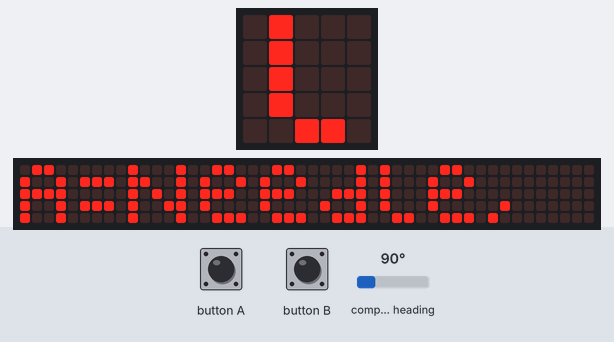
This program was run on a simulated BBC micro:bit running MicroPython. Shown: the board's 5×5 LED display, a strip that is not on the board, showing the scrolling text unrolled. Inputs (shaded band) come from the test bench; at power-on: compass heading 90°. The 48×5 strip is a reading aid, not a part: it shows the text the display is scrolling, unrolled, one strip-width of it at a time; the compass is already calibrated.

Above: at 5.0 s.
5.1 s: button A pressed for 0.15 s
At 5.6 s:
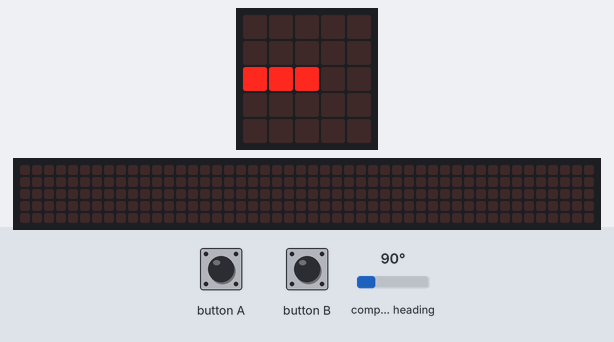
5.8 s: compass heading set to 7°
At 6.2 s:
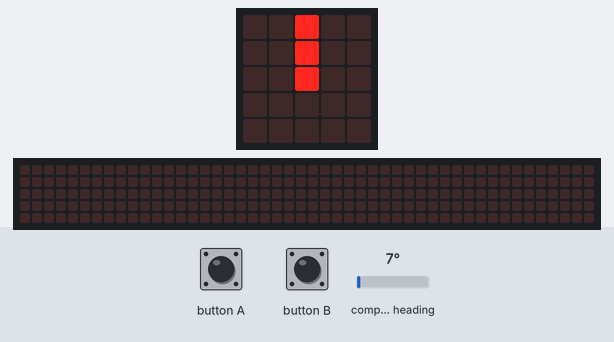
8.8 s: compass heading set to 180°
At 9.2 s:
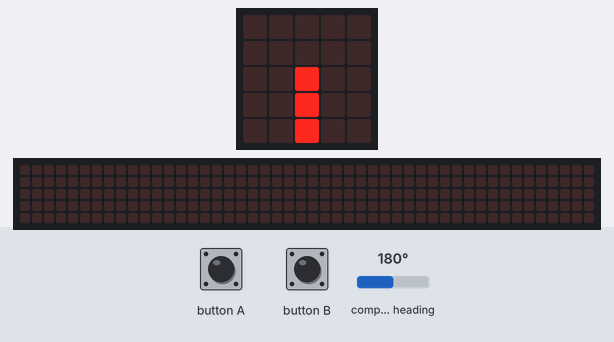
11.8 s: compass heading set to 269°
At 12.2 s:
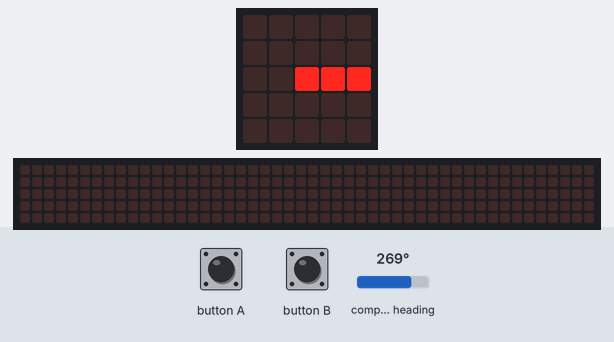
Timing chart, 0 to 14.8 s (numbered marks = the images above; inputs shaded):
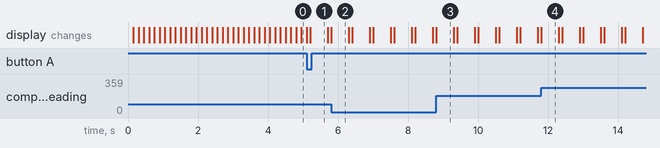

The program:

compass.py
```python
from microbit import *

compass_points = ["S", "S", "W", "W", "W", "N", "N", "N", "E", "E", "E", "S"]

# Start calibrating
if not compass.is_calibrated():
    display.scroll("Calibrate? A", loop=True, wait=False)

    while True:
        if button_a.was_pressed():
            compass.calibrate()
            break
        elif button_b.was_pressed():
            break

style = ""

display.scroll("A=Needle, B=Letter", wait=False, loop=True)
while True:
    if button_a.was_pressed():
        style = "needle"
        break
    elif button_b.was_pressed():
        style = "letter"
        break


# Try to keep the compass pointed in (roughly) the correct direction
while True:
    sleep(100)

    if style == "needle":
        needle = ((15 - compass.heading()) // 30) % 12
        display.show(Image.ALL_CLOCKS[needle])
        sleep(500)
        display.show(" ")
    else:
        compass_point = compass.heading() // 30
        display.show(compass_points[compass_point])

    # display.scroll(compass_point, delay=50)
    # sleep(500)
```

Measured:
- after the input at 5.1 s, the display: first differs from a run without the input after 0.10 s (image 1)
- after the input at 5.8 s, the display: changes at once (image 2)
- after the input at 8.8 s, the display: changes at once (image 3)
- after the input at 11.8 s, the display: changes at once (image 4)
- what the display in image 2 shows lasts 0.5 s, from 5.8 s to 6.3 s
